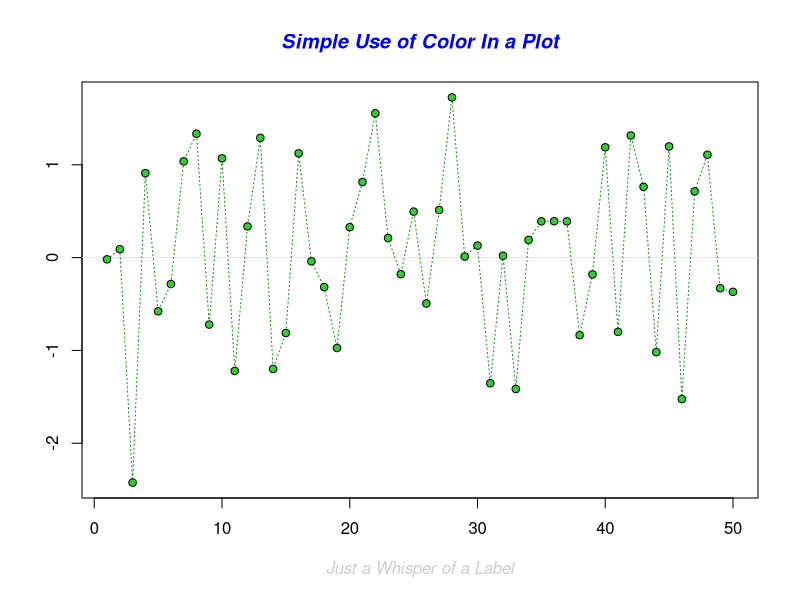
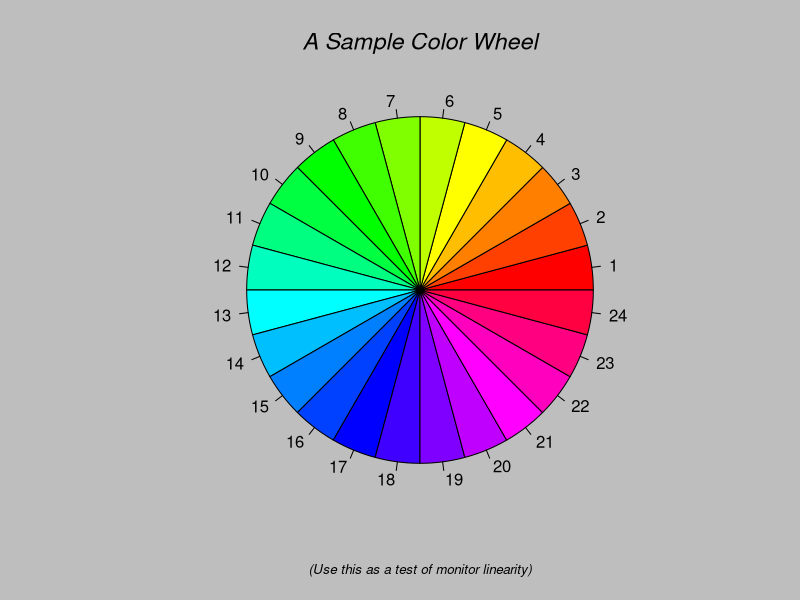
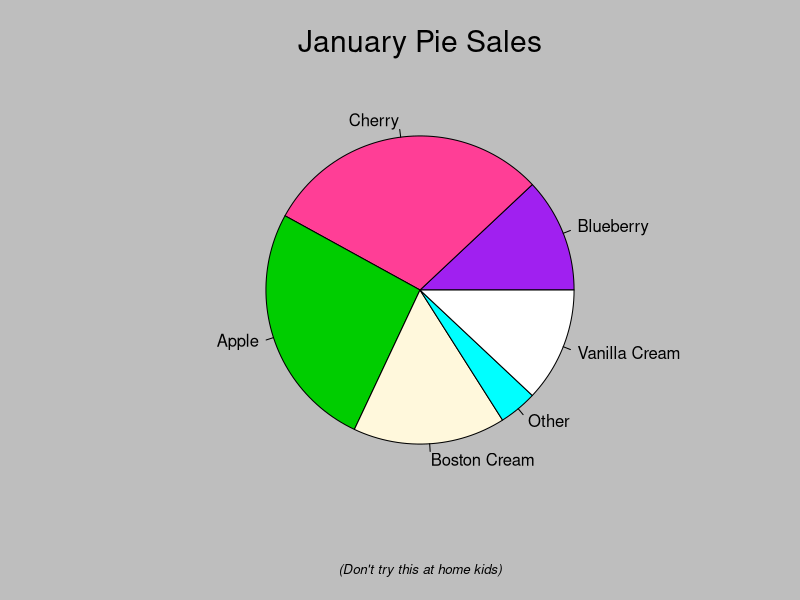
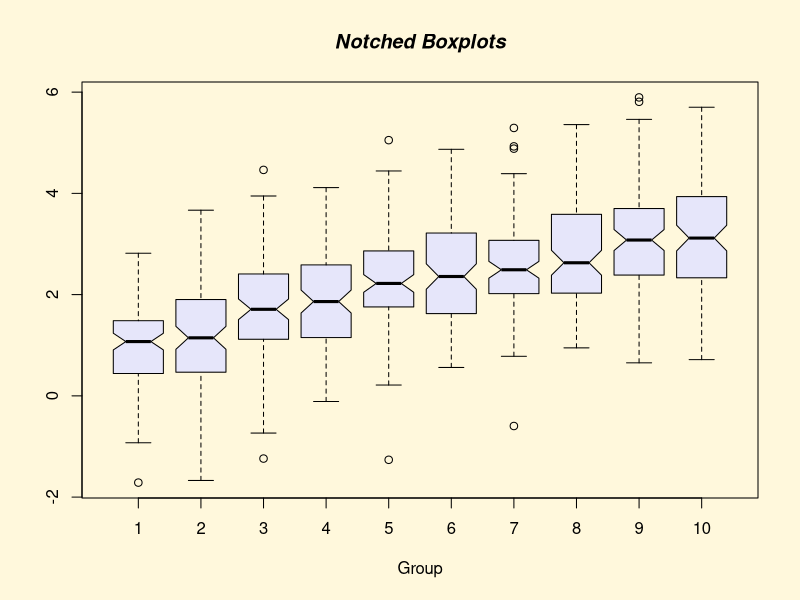
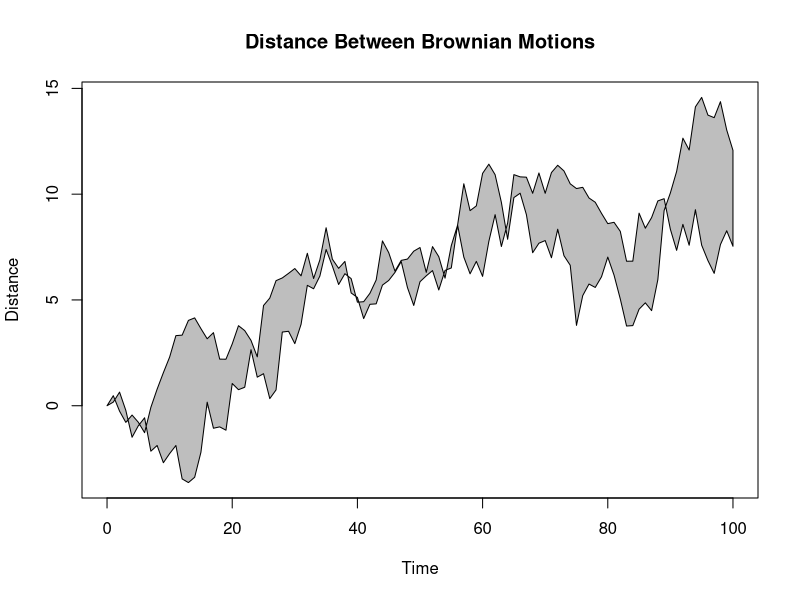
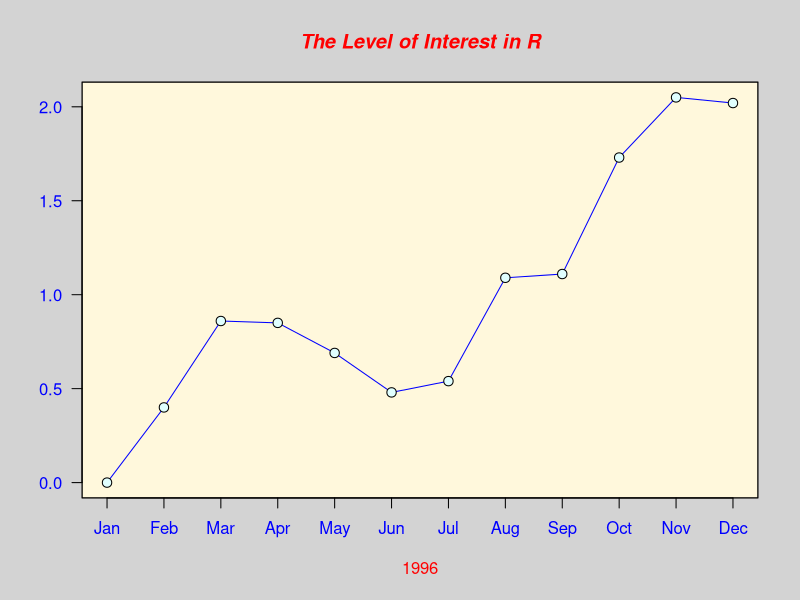
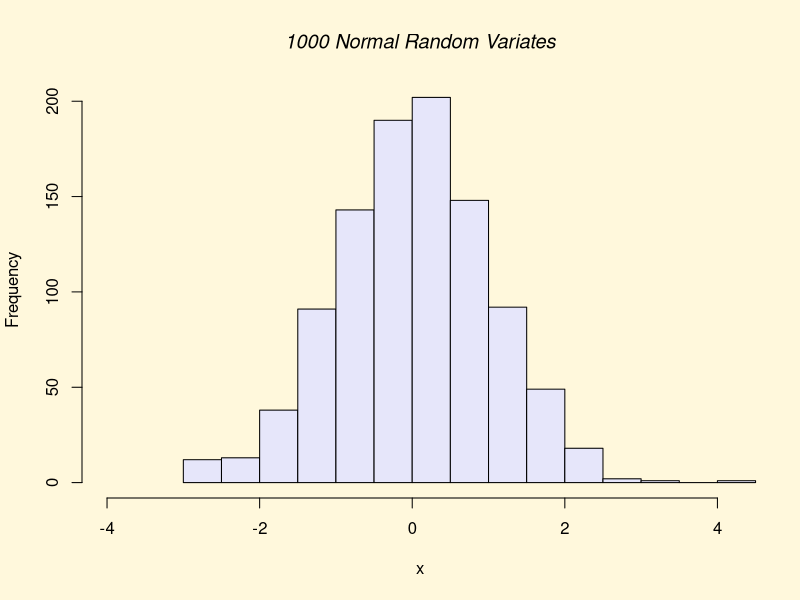
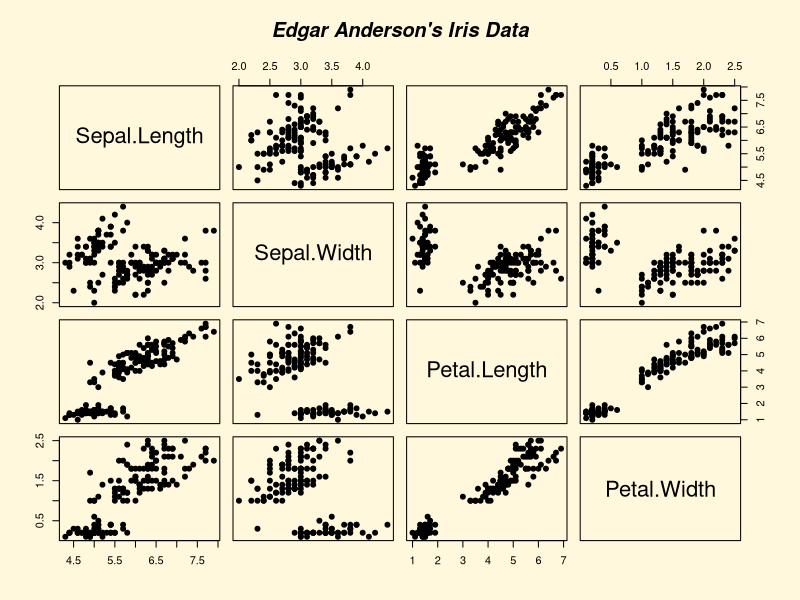

Write the R code that produced these figures, in order. (Note: this script raises an error after producing the figures.)
expanded_path <- path.expand('-')

# import the libraries ---------------------------------------------------------
library(tidyverse)
library(data.table)
library(tidyverse)
library(dplyr)
library(ggplot2)
library(readr)
library(ggplot2)


# import the libraries ---------------------------------------------------------
expanded_path


demo()

demo(graphics)



# getting working directory ----------------------------------------------
wkdir <- getwd()



# setting working directory
setwd('F:/R programming/data cleaning/ug colleges')


getwd()


dir()

dir(pattern = '.txt')       

dir(pattern = '.R')   

file.exists('bamudb.R')

newdirPath <- 'createdbycode'

if ( file.exists(wkdir)) dir.create(newdirPath)

dir(pattern = 'create')

# creating a file
file.create('learning.R')

# getting working directory ----------------------------------------------


ggplot(data=diamonds,aes(x=price))+
  geom_histogram()



ggplot(data=diamonds,aes(x=price))+
  geom_histogram(fill='green',col='orange')


ggplot(diamonds,aes(x=price))+
  geom_bar()


ggplot(data = diamonds,aes(x=cut,fill = cut))+
  geo_bar()



view(diamonds)


ggplot(data = diamonds,aes(x=carat,y=price,col=cut))+
  geom_point()



ggplot(data=diamonds,aes(x=clarity,y=carat)) +
  geom_boxplot()


ggplot(data=diamonds,aes(x=clarity,y=carat,fill=cut))+
  geom_boxplot()




clean$data <- diamonds[!duplicated(data),]

view(clean)

view(clean$data)


#=================================================================

# remove duplicates 
duplicate <- bamudb$PROGRAMME.NAME
cleandata <- duplicate[!duplicated(duplicate)]
view(cleandata)



# Explore how duplicated() flags dulicate rows 

# Experiment with growing variables to identify duplicates in specific columns 

#=================================================================

# Handle Missing DAta


df <- data.frame(bamudb)

duplicates <- df[duplicated(df$PROGRAMME.NAME),]

duplicates <- bamudb[duplicated(bamudb),]

View(duplicates)

#=================================================================



# Find the column number for "Age"

column_number <- which(colnames(bamudb) == "NAME.OF.THE.APPLICANT")

column_number


View(head(bamudb))



# View basic structure
dim(bamudb) # Check dimensions (rows and columns)
str(bamudb) # View structure of the dataset




colnames(bamudb)



# N======================= SEarch Name from a table =====================
partial_name <- "pranav"
result <- bamudb[grepl(partial_name, data$NAME.OF.THE.APPLICANT, ignore.case = TRUE), ]
result
View(result)

# N======================= SEarch Name from a table =====================

#................ get the missing cOlumns and missing counts 

sum(is.na(bamudb))        # Total missing values
colSums(is.na(bamudb))    # Missing values per column
View(length(colSums(is.na(bamudb))))


# N===================================== =====================
# ----------- remove those columns where all the values are NA

# Remove columns where all values are NA
data_cleaned <- data[, colSums(!is.na(data)) > 0]

# Print the result
print(data_cleaned)






# N===================================== =====================
# N===================================== =====================
# N===================================== =====================
# N===================================== =====================
# N===================================== =====================


### 









